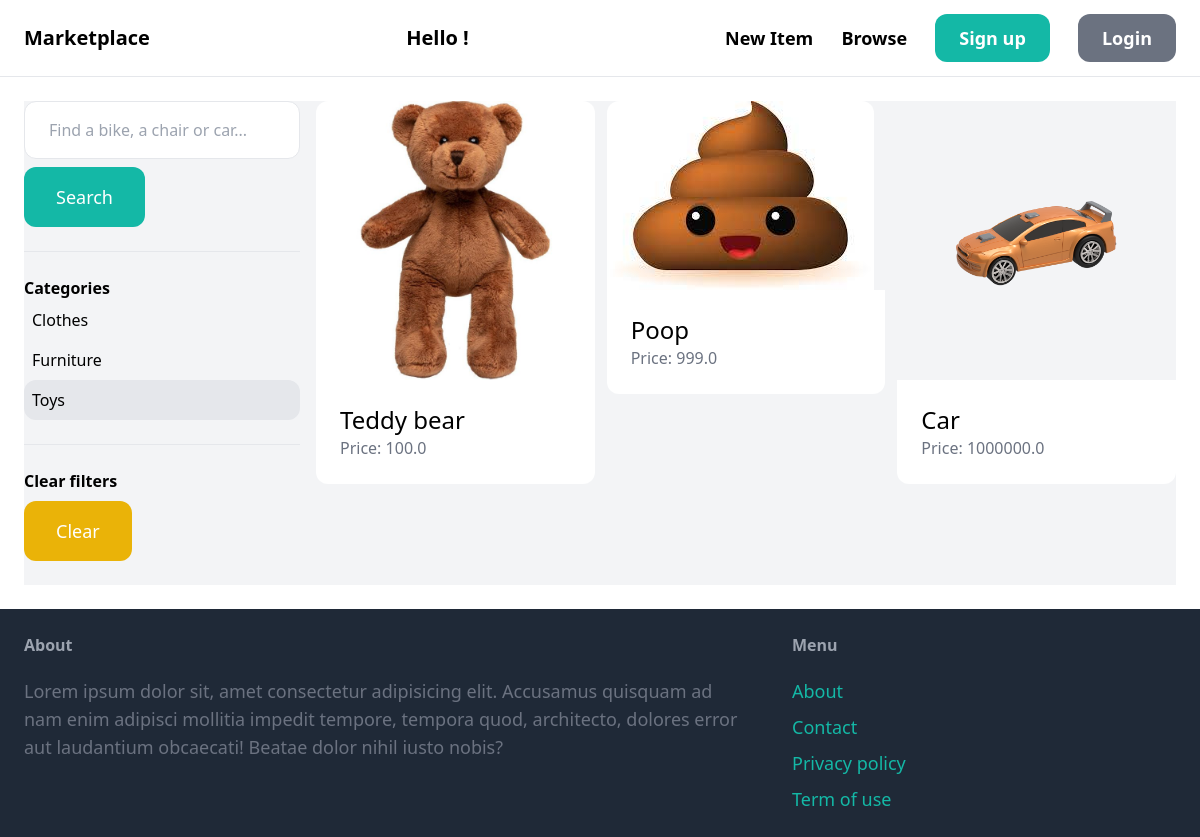
The app's page /items/?query=&category=1 with its own data.
### item/models.py (models this page shows, shortened)
class Category(models.Model):
    name = models.CharField(max_length=255)
    class Meta:
        ordering = ("name",)
        verbose_name_plural = "Categories"

class Item(models.Model):
    category = models.ForeignKey(Category, related_name='items', on_delete=models.CASCADE)
    name = models.CharField(max_length=255)
    description = models.TextField(blank=True, null=True)
    price = models.FloatField()
    is_sold = models.BooleanField(default=False)
    created_by = models.ForeignKey(User, related_name='items', on_delete=models.CASCADE)
    created_at = models.DateTimeField(auto_now_add=True)
    image = models.ImageField(upload_to='item_images', blank=True, null=True)

### item/views.py (the view)
# urls.py: path('', views.items, name='items'),
def items(request):
    query = request.GET.get('query', '')
    categories = Category.objects.all()
    items = Item.objects.filter(is_sold=False)
    category_id = request.GET.get('category', 0)
    if category_id:
        items = items.filter(category_id=category_id)
    if query:
        items = items.filter(Q(name__icontains=query) | Q(description__icontains=query))
    return render(request, 'item/items.html', {
        'items': items,
        'query': query,
        'categories': categories,
        'category_id': int(category_id),
    })

### item/templates/item/items.html (shortened to what this page needs)
{% extends 'core/base.html' %}
{% block content %}
    <div class="pb-6 grid grid-cols-4 gap-4 bg-gray-100">
        <div class="col-span-1">
            <form method="get" action="{% url 'item:items' %}">
                <input name="query" class="w-full py-4 px-6 border rounded-xl" type="text" value="{{ query }}" placeholder="Find a bike, a chair or car...">
                <button class="mt-2 py-4 px-8 text-lg bg-teal-500 text-white rounded-xl">Search</button>
            </form>
            <hr class="my-6">
            <p class="font-semibold">Categories</p>
            <ul>
                {% for category in categories %}
                    <li class="py-2 px-2 rounded-xl{% if category.id == category_id %} bg-gray-200{% endif %}">
                        <a href="{% url 'item:items' %}?query={{ query }}&category={{ category.id }}">{{ category.name }}</a>
                    </li>
                {% endfor %}
            </ul>
            <hr class="my-6">
            <p class="font-semibold">Clear filters</p>
            <ul>
                <li><a href="{% url 'item:items' %}" class="mt-2 py-4 px-8 inline-block bg-yellow-500 text-lg rounded-xl text-white">Clear</a></li>
        </div>
        <div class="col-span-3">
            <div class="grid grid-cols-3 gap-3">
                {% for item in items %}
                    <div>
                        <a href="{% url 'item:detail' item.id %}">
                            <div>
                                <img src="{{ item.image.url }}" class="rounded-t-xl">
                            </div>
                            <div class="p-6 bg-white rounded-b-xl">
                                <h2 class="text-2xl">{{ item.name }}</h2>
                                <p class="text-gray-500">Price: {{ item.price }}</p>
                            </div>
                        </a>
                    </div>
                {% endfor %}
            </div>
        </div>
    </div>
{% endblock %}

### records on screen
Category: name "Clothes"
Category: name "Furniture"
Category: name "Toys"
Item: image (picture), name "Teddy bear", price "100.0"
Item: image (picture), name "Poop", price "999.0"
Item: image (picture), name "Car", price "1000000.0"
